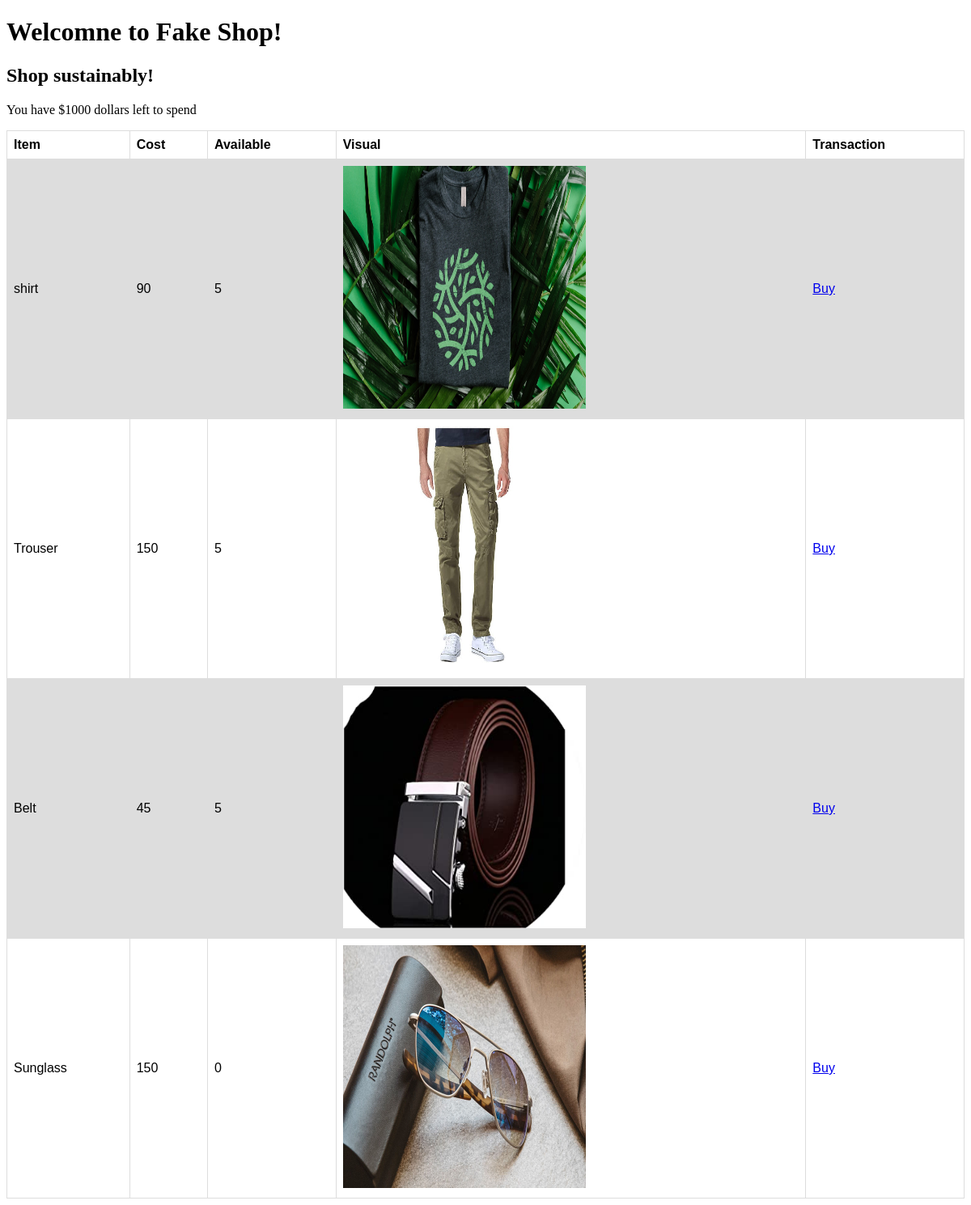
Before: / with the older database file.
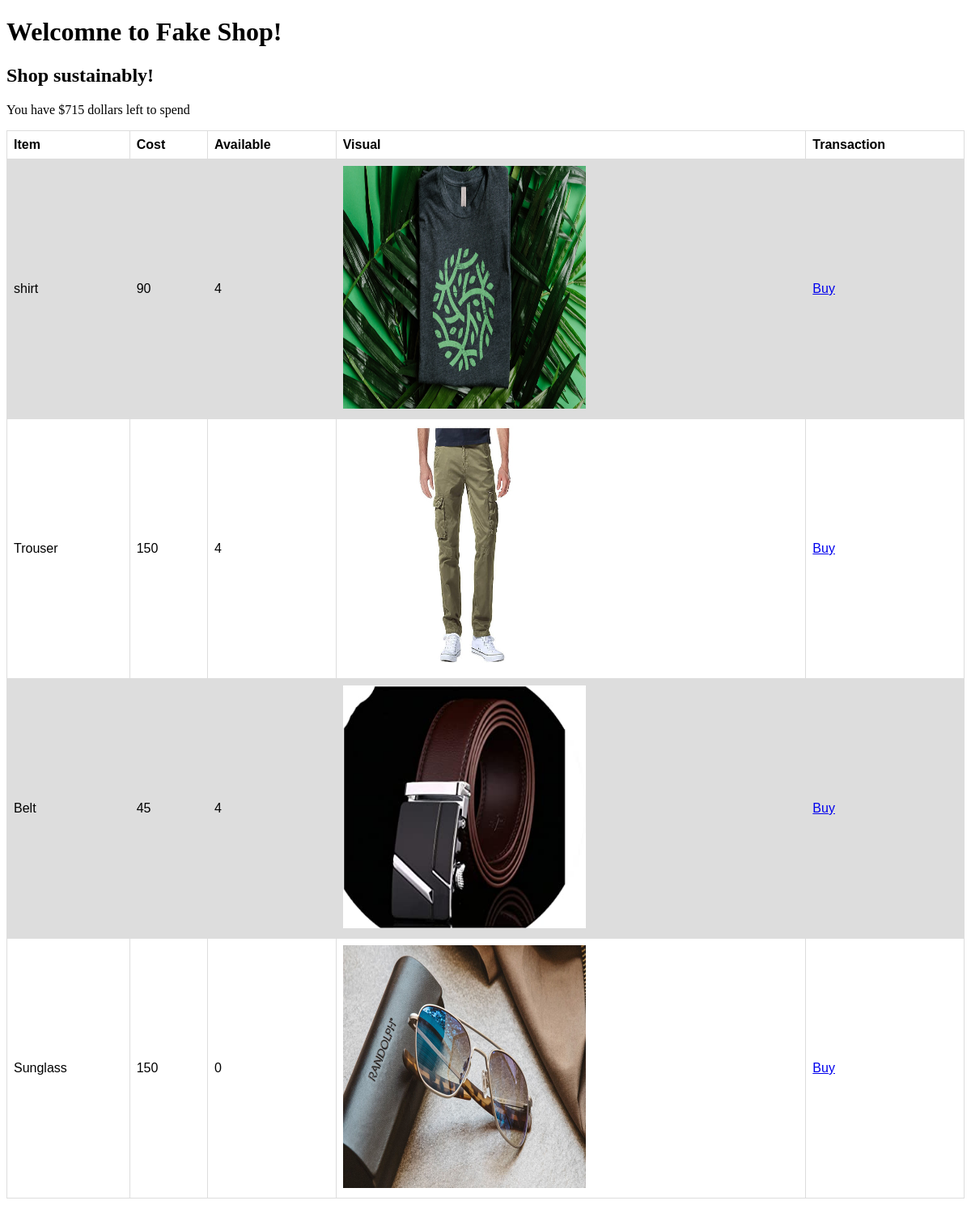
After: the same page with the newer database file.
### tables this page shows
CREATE TABLE inventory (name TEXT, url TEXT, cost INTEGER, stock INTEGER);

### app.py (the view)
@app.route("/")
def shop_page():
    con = sqlite3.connect('mydatabase.db')
    cursorObj = con.cursor()
    cursorObj.execute("SELECT rowid, * from inventory")
    rows = cursorObj.fetchall()
    print("Receieved %d number of rows", len(rows))
    inventory = []
    for row in rows:
        inventory.append({
            "id" : row[0],
            "name" : row[1],
            "url": row[2],
            "cost" :row[3],
            "stock" : row[4]
        })
    print("id = " + str(inventory[0]["id"]))
    print("name = " + str(inventory[0]["name"] ))
    print("cost =" +  str(inventory[0]["cost"]))
    cursorObj.execute("SELECT SUM(cost) FROM transactions")
    ret = cursorObj.fetchone()[0]
    earnings = ret if ret else 0
    earnings = 1000-earnings
    return render_template("index.html", inventory = inventory, earnings = earnings)

### templates/index.html (shortened to what this page needs)
<!DOCTYPE html>
<html>
    <head>
        <h1> Welcomne to Fake Shop!</h1>
        <h2> Shop sustainably!</h2>
    </head>
    <body>
        <p> You have ${{earnings}} dollars left to spend </p>
        <table>
            <tr>
              <th>Item</th>
              <th>Cost</th>
              <th>Available </th>
              <th>Visual</th>
              <th> Transaction</th>
            </tr>
            {% for product in inventory %}
                <tr>
                    <td> {{product["name"]}}</td>
                    <td> {{product["cost"]}}</td>
                    <td> {{product["stock"]}}</td>
                    <td><img src='{{product["url"]}}' width="300" height="300"/> </td>
                    <td> <a href='/buy/{{product["id"]}}'> Buy </button> </td>
                </tr>
            {% endfor %}
          </table>
    </body>
</html>

### templates/index.html (style rules this page uses)
table { font-family: arial, sans-serif; border-collapse: collapse; width: 100%; }
td, th { border: 1px solid #dddddd; text-align: left; padding: 8px; }
tr:nth-child(even) { background-color: #dddddd; }

Changed rows visible on the page:
changed inventory "shirt": stock "5" → "4"
changed inventory "Trouser": stock "5" → "4"
changed inventory "Belt": stock "5" → "4"
Other visible differences:
{{ earnings }}: "1000" → "715"
